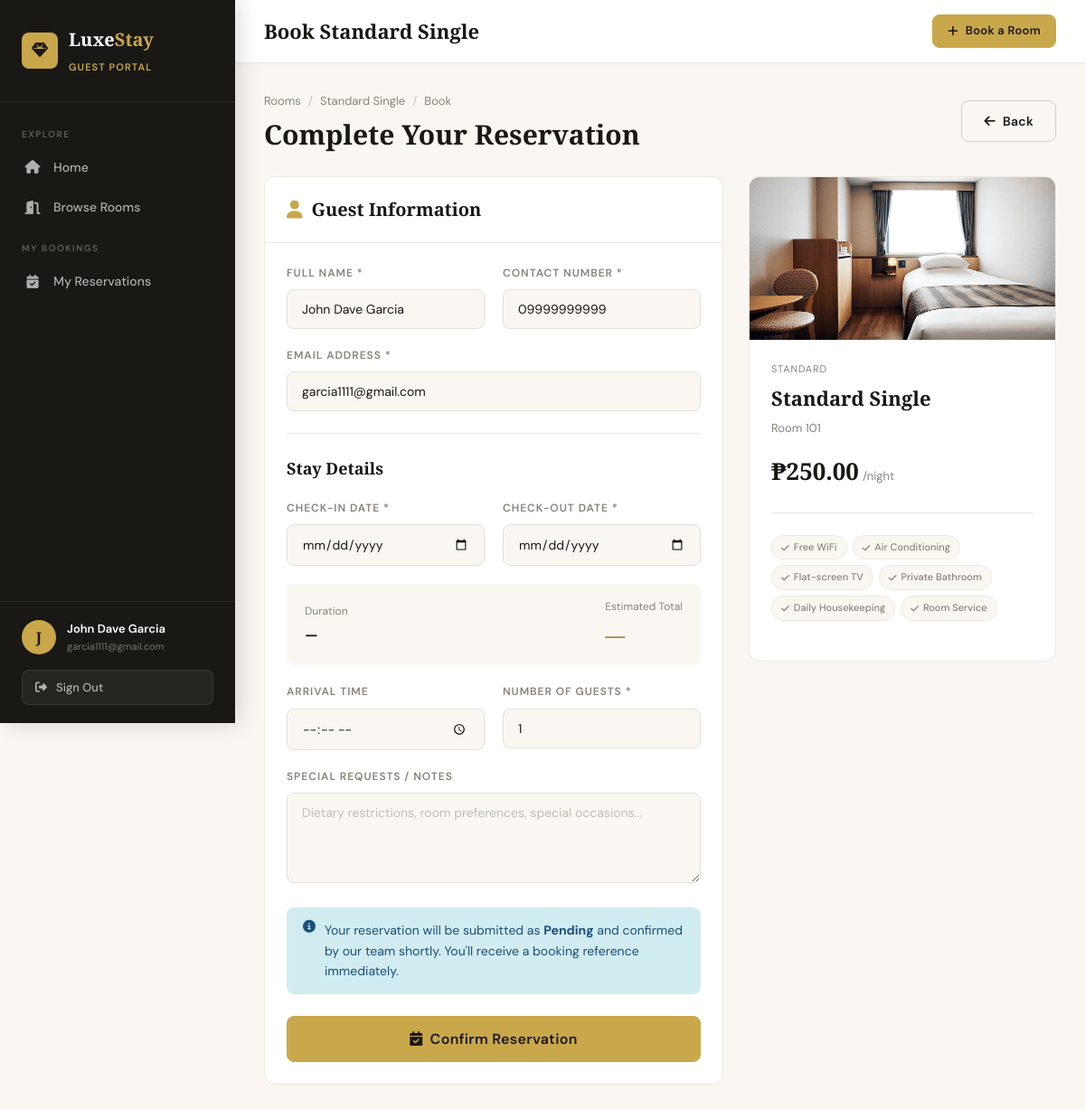
Page /customer/book/1 (signed in) on the committed database.
### app/models/user.py (models this page shows, shortened)
class User(db.Model, UserMixin):
    __tablename__ = 'users'
    id = db.Column(db.Integer, primary_key=True)
    fullname = db.Column(db.String(150), nullable=False)
    email = db.Column(db.String(150), unique=True, nullable=False)
    password = db.Column(db.String(256), nullable=False)
    phone = db.Column(db.String(20), nullable=True)
    role = db.Column(db.String(20), nullable=False, default='customer')
    created_at = db.Column(db.DateTime, default=datetime.utcnow)
    reservations = db.relationship('Reservation', backref='customer', lazy=True)

### app/models/room.py (models this page shows, shortened)
class Room(db.Model):
    __tablename__ = 'rooms'
    id = db.Column(db.Integer, primary_key=True)
    room_number = db.Column(db.String(20), unique=True, nullable=False)
    room_name = db.Column(db.String(100), nullable=False)
    room_type = db.Column(db.String(50), nullable=False)
    price = db.Column(db.Float, nullable=False)
    description = db.Column(db.Text, nullable=True)
    amenities = db.Column(db.Text, nullable=True)
    image = db.Column(db.String(256), nullable=True, default='default_room.jpg')
    availability = db.Column(db.Boolean, default=True)
    created_at = db.Column(db.DateTime, default=datetime.utcnow)
    reservations = db.relationship('Reservation', backref='room', lazy=True)
    def get_amenities_list(self):
        if self.amenities:
            return [a.strip() for a in self.amenities.split(',')]
        return []

### app/routes/customer.py (the view, shortened to what this page needs)
@customer_bp.route('/book/<int:room_id>', methods=['GET', 'POST'])
@login_required
def book_room(room_id):
    room = Room.query.get_or_404(room_id)
    if not room.availability:
        flash('This room is not available for booking.', 'danger')
        return redirect(url_for('customer.browse_rooms'))
    return render_template('customer/book_room.html', room=room,
        today=date.today().isoformat(), user=current_user)

### app/templates/customer/book_room.html (shortened to what this page needs)
{% extends "customer/base_customer.html" %}
{% block page_title %}Book {{ room.room_name }}{% endblock %}
{% block customer_content %}
<div class="page-header">
  <div class="page-header-left">
    <div class="breadcrumb">
      <a href="{{ url_for('customer.browse_rooms') }}">Rooms</a>
      <span class="sep">/</span>
      <a href="{{ url_for('customer.room_detail', room_id=room.id) }}">{{ room.room_name }}</a>
      <span class="sep">/</span><span>Book</span>
    </div>
    <h1>Complete Your Reservation</h1>
  </div>
  <a href="{{ url_for('customer.room_detail', room_id=room.id) }}" class="btn btn-outline"><i class="fas fa-arrow-left"></i> Back</a>
</div>
<div style="display:grid;grid-template-columns:1fr 340px;gap:28px;align-items:start;">
  <div class="card">
    <div class="card-header"><div class="card-title"><i class="fas fa-user" style="color:var(--gold);margin-right:10px;"></i>Guest Information</div></div>
    <div class="card-body">
      <form method="POST" action="{{ url_for('customer.book_room', room_id=room.id) }}">
        <div class="form-row cols-2">
          <div class="form-group">
            <label>Full Name *</label>
            <input type="text" name="fullname" class="form-control" value="{{ user.fullname }}" required>
          </div>
          <div class="form-group">
            <label>Contact Number *</label>
            <input type="tel" name="phone" class="form-control" value="{{ user.phone or '' }}" required placeholder="+63 9XX XXX XXXX">
          </div>
        </div>
        <div class="form-group">
          <label>Email Address *</label>
          <input type="email" name="email" class="form-control" value="{{ user.email }}" required>
        </div>
        <hr class="divider">
        <div class="section-title" style="font-size:18px;margin-bottom:20px;">Stay Details</div>
        <div class="form-row cols-2">
          <div class="form-group">
            <label>Check-in Date *</label>
            <input type="date" name="check_in" id="check_in" class="form-control" min="{{ today }}" required>
          </div>
          <div class="form-group">
            <label>Check-out Date *</label>
            <input type="date" name="check_out" id="check_out" class="form-control" min="{{ today }}" required>
          </div>
        </div>
        <div style="background:var(--cream);border-radius:var(--radius-sm);padding:16px 20px;margin-bottom:20px;display:flex;justify-content:space-between;align-items:center;">
          <div>
            <div style="font-size:12px;color:var(--stone);margin-bottom:4px;">Duration</div>
            <div id="nightsDisplay" style="font-weight:700;font-size:16px;">—</div>
          </div>
          <div>
            <div style="font-size:12px;color:var(--stone);margin-bottom:4px;">Estimated Total</div>
            <div id="totalDisplay" style="font-family:'Cormorant Garamond',serif;font-size:22px;font-weight:700;color:var(--gold-dark);">—</div>
          </div>
        </div>
        <div class="form-row cols-2">
          <div class="form-group">
            <label>Arrival Time</label>
            <input type="time" name="arrival_time" class="form-control">
          </div>
          <div class="form-group">
            <label>Number of Guests *</label>
            <input type="number" name="guests" class="form-control" min="1" max="20" value="1" required>
          </div>
        </div>
        <div class="form-group">
          <label>Special Requests / Notes</label>
          <textarea name="special_requests" class="form-control" rows="4" placeholder="Dietary restrictions, room preferences, special occasions..."></textarea>
        </div>
        <div class="info-box mb-24">
          <i class="fas fa-info-circle"></i>
          <div>Your reservation will be submitted as <strong>Pending</strong> and confirmed by our team shortly. You'll receive a booking reference immediately.</div>
        </div>
        <button type="submit" class="btn btn-gold btn-full btn-lg"><i class="fas fa-calendar-check"></i> Confirm Reservation</button>
      </form>
    </div>
  </div>
  <div>
    <div class="card" style="position:sticky;top:80px;">
      <div style="height:180px;overflow:hidden;">
        <img src="{{ url_for('static', filename='uploads/rooms/' + room.image) }}"
          alt="{{ room.room_name }}" style="width:100%;height:100%;object-fit:cover;"
          onerror="this.src='https://images.unsplash.com/photo-1631049307264-da0ec9d70304?w=400&q=80'">
      </div>
      <div class="card-body">
        <div style="font-size:11px;letter-spacing:.08em;text-transform:uppercase;color:var(--stone);margin-bottom:6px;">{{ room.room_type }}</div>
        <div style="font-family:'Cormorant Garamond',serif;font-size:22px;font-weight:600;margin-bottom:6px;">{{ room.room_name }}</div>
        <div style="font-size:13px;color:var(--stone);margin-bottom:16px;">Room {{ room.room_number }}</div>
        <div class="room-card-price">
          <span class="room-price-amount">₱{{ "%.2f"|format(room.price) }}</span>
          <span class="room-price-per">/night</span>
        </div>
        <hr class="divider">
        <div class="room-amenities">
          {% for a in room.get_amenities_list()[:6] %}
            <span class="amenity-tag"><i class="fas fa-check"></i>{{ a }}</span>
          {% endfor %}
        </div>
      </div>
    </div>
  </div>
</div>
{% endblock %}

### app/templates/customer/base_customer.html (shortened to what this page needs)
{% extends "base.html" %}
{% block content %}
<div class="app-layout">
  <aside class="sidebar" id="sidebar">
    <div class="sidebar-header">
      <div class="sidebar-logo">
        <div class="logo-icon"><i class="fas fa-gem"></i></div>
        <div>
          <div class="logo-name">Luxe<span>Stay</span></div>
          <div class="sidebar-role">Guest Portal</div>
        </div>
      </div>
    </div>
    <nav class="sidebar-nav">
      <div class="nav-section">
        <div class="nav-section-label">Explore</div>
        <a href="{{ url_for('customer.dashboard') }}" class="nav-link {% if request.endpoint == 'customer.dashboard' %}active{% endif %}">
          <i class="fas fa-home"></i> Home
        </a>
        <a href="{{ url_for('customer.browse_rooms') }}" class="nav-link {% if request.endpoint in ['customer.browse_rooms','customer.room_detail'] %}active{% endif %}">
          <i class="fas fa-door-open"></i> Browse Rooms
        </a>
      </div>
      <div class="nav-section">
        <div class="nav-section-label">My Bookings</div>
        <a href="{{ url_for('customer.my_reservations') }}" class="nav-link {% if 'reservation' in request.endpoint and request.endpoint != 'customer.dashboard' %}active{% endif %}">
          <i class="fas fa-calendar-check"></i> My Reservations
        </a>
      </div>
    </nav>
    <div class="sidebar-footer">
      <div class="sidebar-user">
        <div class="sidebar-avatar">{{ current_user.fullname[0] }}</div>
        <div class="sidebar-user-info">
          <div class="name">{{ current_user.fullname }}</div>
          <div class="email">{{ current_user.email }}</div>
        </div>
      </div>
      <form action="{{ url_for('auth.logout') }}" method="GET">
        <button type="submit" class="btn-logout"><i class="fas fa-sign-out-alt"></i> Sign Out</button>
      </form>
    </div>
  </aside>
  <div class="main-content">
    <header class="topbar">
      <div class="d-flex align-center gap-12">
        <div class="topbar-title">{% block page_title %}Dashboard{% endblock %}</div>
      </div>
      <div class="topbar-actions">
        <a href="{{ url_for('customer.browse_rooms') }}" class="btn btn-gold btn-sm"><i class="fas fa-plus"></i> Book a Room</a>
      </div>
    </header>
    <div class="page-content">
      {% block customer_content %}{% endblock %}
    </div>
  </div>
</div>
{% endblock %}

### rows in the picture
User: fullname "J", fullname "John Dave Garcia", email "garcia1111@gmail.com", phone "09999999999"
Room: room_name "Standard Single", image (picture), room_type "STANDARD", room_number "101", price "250.00"

### other values in the picture
{{ a }} "Free WiFi" "Air Conditioning" "Flat-screen TV" "Private Bathroom" "Daily Housekeeping" "Room Service"
